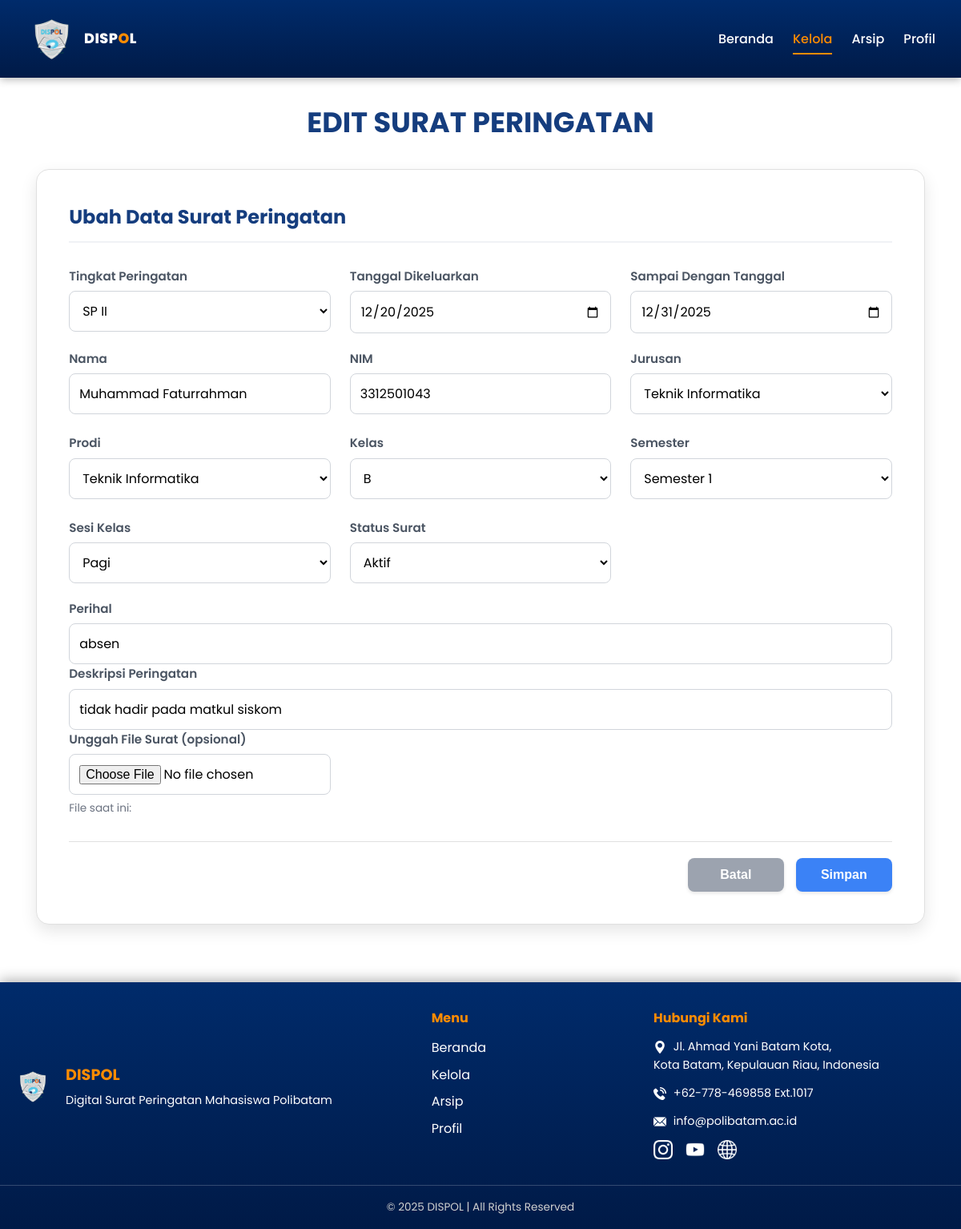
/edit_surat.php?id=61, run on the app's committed database.
### tables this page shows
CREATE TABLE `surat_peringatan` (
  `id` int(11) NOT NULL,
  `nama` varchar(100) NOT NULL,
  `nim` varchar(20) NOT NULL,
  `jurusan` varchar(100) NOT NULL,
  `prodi` varchar(100) NOT NULL,
  `kelas` varchar(10) NOT NULL,
  `tingkat` enum('SP I','SP II','SP III') NOT NULL,
  `tanggal` date NOT NULL,
  `sampai` date NOT NULL,
  `perihal` varchar(255) DEFAULT NULL,
  `deskripsi` text DEFAULT NULL,
  `file` varchar(255) DEFAULT NULL,
  `status` enum('Aktif','Selesai') DEFAULT 'Aktif',
  `created_at` datetime DEFAULT current_timestamp(),
  `semester` varchar(10) NOT NULL,
  `sesi_kelas` varchar(50) NOT NULL
);

### edit_surat.php (the view, shortened to what this page needs)
<?php
include "backend/config.php";
$id = $_GET['id'];
$query = mysqli_query($conn, "SELECT * FROM surat_peringatan WHERE id='$id'");
$data = mysqli_fetch_assoc($query);
?>
<!DOCTYPE html>
<html lang="id">
<head>
    <link rel="stylesheet" href="css/edit_surat.css">
    <link rel="stylesheet" href="css/loading.css">
    <link href="https://unpkg.com/aos@2.3.1/dist/aos.css" rel="stylesheet">
</head>
<body>
    <nav class="navbar">
        <div class="container">
            <a href="dashboard-staf.php" class="logo">
                <img src="image/dispol.png" width="65" height="65" alt="dispol logo">
                <span class="brand">DISP<span class="brand-o">O</span>L</span></a>
            <ul class="nav-links" id="navMenu">
                <li><a href="dashboard-staf.php">Beranda</a></li>
                <li><a href="kelola-staf.php" class="active">Kelola</a></li>
                <li><a href="arsip-staf.php">Arsip</a></li>
                <li><a href="profil-staf.php">Profil</a></li>
            </ul>
        </div>
    </nav>
    <main>
        <div class="title-bar">
            <h1><b>EDIT SURAT PERINGATAN</b></h1>
        </div>
        <section class="form-container">
            <h2>Ubah Data Surat Peringatan</h2>
            <form action="backend/update_surat.php" method="POST" enctype="multipart/form-data">
                <div class="form-grid">
                    <div>
                        <label>Tingkat Peringatan</label>
                        <select name="tingkat" required>
                            <option value="SP II" <?= $data['tingkat'] == 'SP II' ? 'selected' : '' ?>>SP II</option>
                        </select>
                    </div>
                    <div>
                        <label>Tanggal Dikeluarkan</label>
                        <input type="date" name="tanggal" value="<?= $data['tanggal'] ?>" required>
                    </div>
                    <div>
                        <label>Sampai Dengan Tanggal</label>
                        <input type="date" name="sampai" value="<?= $data['sampai'] ?>" required>
                    </div>
                </div>
                <div class="form-grid">
                    <div>
                        <label>Nama</label>
                        <input type="text" name="nama" value="<?= $data['nama'] ?>" required>
                    </div>
                    <div>
                        <label>NIM</label>
                        <input type="text" name="nim" value="<?= $data['nim'] ?>" required>
                    </div>
                    <div>
                        <label>Jurusan</label>
                        <select name="jurusan" id="jurusanInput" required>
                            <option value="Teknik Informatika"
                                <?= $data['jurusan'] == 'Teknik Informatika' ? 'selected' : '' ?>>Teknik Informatika
                            </option>
                        </select>
                    </div>
                    <div>
                        <label>Prodi</label>
                        <select name="prodi" id="prodiInput" required>
                            <option value="Teknik Informatika"
                                <?= $data['prodi'] == 'Teknik Informatika' ? 'selected' : '' ?>>Teknik Informatika
                            </option>
                        </select>
                    </div>
                    <div>
                        <label>Kelas</label>
                        <select name="kelas" required>
                            <option value="B" <?= $data['kelas'] == 'B' ? 'selected' : '' ?>>B</option>
                        </select>
                    </div>
                    <div>
                        <label>Semester</label>
                        <select name="semester" required>
                            <option value="1" <?= $data['semester'] == '1' ? 'selected' : '' ?>>Semester 1</option>
                        </select>
                    </div>
                    <div>
                        <label>Sesi Kelas</label>
                        <select name="sesi_kelas" required>
                            <option value="Pagi" <?= $data['sesi_kelas'] == 'Pagi' ? 'selected' : '' ?>>Pagi</option>
                        </select>
                    </div>
                    <div>
                        <label>Status Surat</label>
                        <select name="status" required>
                            <option value="Aktif" <?= $data['status'] == 'Aktif' ? 'selected' : '' ?>>Aktif</option>
                        </select>
                    </div>
                </div>
                <div>
                    <label>Perihal</label>
                    <input type="text" name="perihal" value="<?= $data['perihal'] ?>">
                </div>
                <div>
                    <label>Deskripsi Peringatan</label>
                    <input type="text" name="deskripsi" value="<?= $data['deskripsi'] ?>">
                </div>
                <div class="form-grid">
                    <div>
                        <label>Unggah File Surat (opsional)</label>
                        <input type="file" name="file">
                        <small>File saat ini: <?= $data['file'] ?></small>
                    </div>
                </div>
                <div class="form-buttons">
                    <button type="button" class="btn-batal"
                        onclick="window.location.href='kelola-staf.php'">Batal</button>
                    <button type="submit" class="btn-kirim">Simpan</button>
                </div>
            </form>
        </section>
    </main>
    <footer class="footer">
        <div class="footer-container">
            <div class="footer-left">
                <img src="image/dispol.png" alt="Logo Dispol" width="60">
                <div>
                    <h3>DISPOL</h3>
                    <p>Digital Surat Peringatan Mahasiswa Polibatam</p>
                </div>
            </div>
            <div class="footer-center">
                <h4>Menu</h4>
                <ul>
                    <li><a href="dashboard-staf.php">Beranda</a></li>
                    <li><a href="kelola-staf.php">Kelola</a></li>
                    <li><a href="arsip-staf.php">Arsip</a></li>
                    <li><a href="profil-staf.php">Profil</a></li>
                </ul>
            </div>
            <div class="footer-right">
                <h4>Hubungi Kami</h4>
                <p><img src="image/icon-address.png" alt="Address"
                        style="width: 16px; height: 16px; vertical-align: middle; margin-right: 5px; filter: brightness(0) invert(1);">
                    Jl. Ahmad Yani Batam Kota,<br>Kota Batam, Kepulauan Riau, Indonesia</p>
                <p><img src="image/icon-contact.png" alt="Phone"
                        style="width: 16px; height: 16px; vertical-align: middle; margin-right: 5px; filter: brightness(0) invert(1);">
                    +62-778-469858 Ext.1017</p>
                <p><img src="image/icon-email.png" alt="Email"
                        style="width: 16px; height: 16px; vertical-align: middle; margin-right: 5px; filter: brightness(0) invert(1);">
                    info@polibatam.ac.id</p>
                <ul class="social-links">
                    <li><a href="https://www.instagram.com/polibatamofficial?igsh=MXNidmNrMDJobGY0Zw=="><img
                                src="image/icon-instagram.png" alt="Instagram"></a></li>
                    <li><a href="https://www.youtube.com/@polibatamofficial"><img src="image/icon-youtube.png"
                                alt="YouTube"></a></li>
                    <li><a href="https://www.polibatam.ac.id"><img src="image/icon-website.png" alt="Website"></a></li>
                </ul>
            </div>
        </div>
        <div class="footer-bottom">
            <p>&copy; 2025 DISPOL | All Rights Reserved</p>
        </div>
    </footer>
</body>
</html>

### data on the page
surat_peringatan: tingkat "SP II", tanggal "12/20/2025", sampai "12/31/2025", nama "Muhammad Faturrahman", nim "3312501043", jurusan "Teknik Informatika", prodi "Teknik Informatika", kelas "B", semester "Semester 1", sesi_kelas "Pagi", status "Aktif", perihal "absen", deskripsi "tidak hadir pada matkul siskom"
